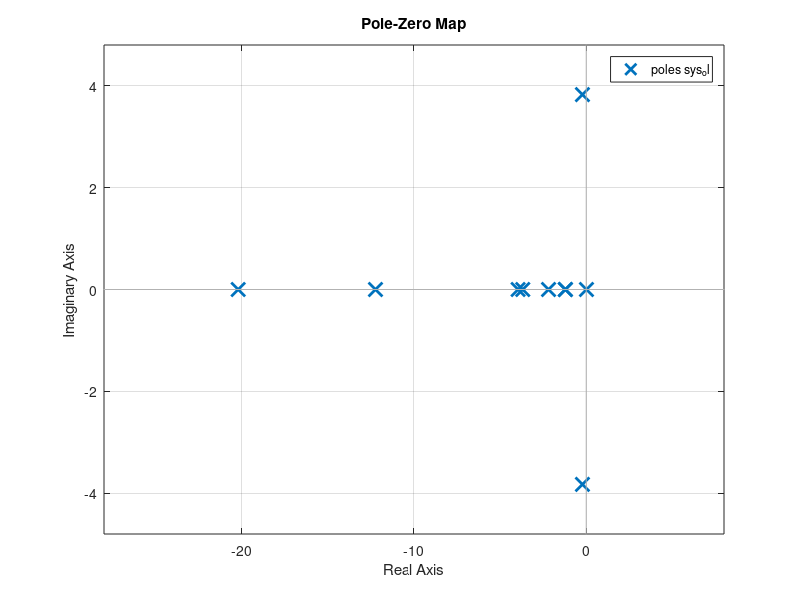
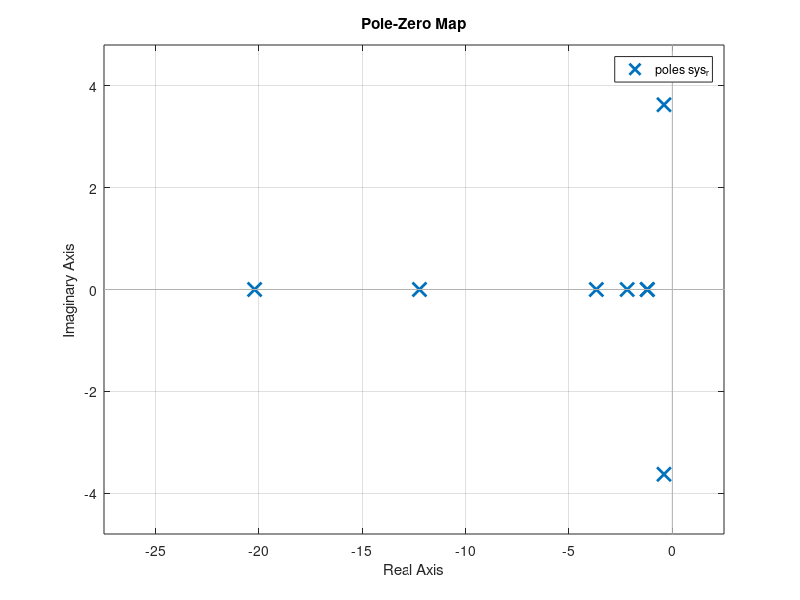
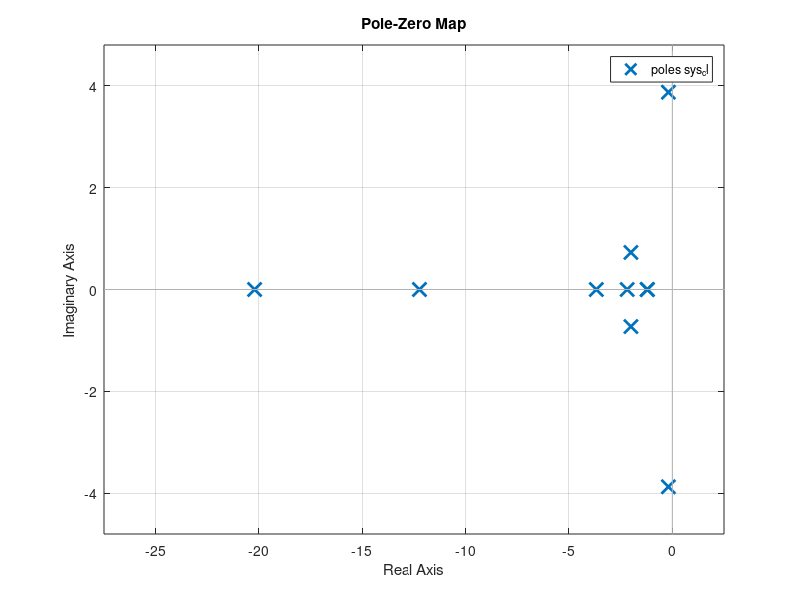

The MATLAB source for these figures, in order:
% Filename:  StabilityAnalysis.m (originally cita2a.m)
% From lecture notes ae4-304
%
% Bo Lee (5225604)
%%

% AIRCRAFT- AND FLIGHT CONDITION 'PRACTICAL'.
V   = 181.9;
S   = 24.2;
b   = 13.36;
mub = 32;
KX2 = 0.013;
KZ2 = 0.037;
KXZ = 0.002;
CL  = 1.1360;

% TURBULENCE PARAMETERS APPROXIMATED POWER SPECTRAL DENSITIES
Lg        = 150; 
B         = b/(2*Lg);
sigma     = 2;
sigmaug   = 3;
sigmaug_V = sigmaug/V;
sigmabg   = sigma/V;
sigmaag   = sigma/V;

Iug0 = 0.0249*sigmaug_V^2;
Iag0 = 0.0182*sigmaag^2;
tau1 = 0.0991;     tau2 = 0.5545;     tau3 = 0.4159;
tau4 = 0.0600;     tau5 = 0.3294;     tau6 = 0.2243;

% AIRCRAFT ASYMMETRIC AERODYNAMIC DERIVATIVES 
CYb  =-1.4900;     Clb  =-0.1240;     Cnb  = 0.1865;
CYp  =-0.1450;     Clp  =-0.4344;     Cnp  = 0.0135;
CYr  = 0.4300;     Clr  = 0.1550;     Cnr  =-0.1930;
CYda = 0.0000;     Clda =-0.2108;     Cnda = 0.0031;
CYdr = 0.3037;     Cldr = 0.0469;     Cndr =-0.1261;
 
                   Clpw = 0.8*Clp;    Cnpw = 0.9*Cnp;
                   Clrw = 0.7*Clr;    Cnrw = 0.2*Cnr;
CYfb = 0;
Clfb = 0;
Cnfb = 0;

%CYfbg = CYfb+0.5*CYr;
%Clfbg = Clfb+0.5*Clr;
%Cnfbg = Cnfb+0.5*Cnr;

% CALCULATION OF AIRCRAFT ASYMMETRIC STABILITY DERIVATIVES
yb   = (V/b)*CYb/(2*mub);
yphi = (V/b)*CL/(2*mub);
yp   = (V/b)*CYp/(2*mub);
yr   = (V/b)*(CYr-4*mub)/(2*mub);
ybg  = yb;
ydr  = (V/b)*CYdr/(2*mub);
den  = b*4*mub*(KX2*KZ2-KXZ^2)/V;
lb   = (Clb*KZ2+Cnb*KXZ)/den;
lp   = (Clp*KZ2+Cnp*KXZ)/den;
lr   = (Clr*KZ2+Cnr*KXZ)/den;
lda  = (Clda*KZ2+Cnda*KXZ)/den;
ldr  = (Cldr*KZ2+Cndr*KXZ)/den;
lug  = (-Clrw*KZ2-Cnrw*KXZ)/den;
lbg  = lb;
lag  = (Clpw*KZ2+Cnpw*KXZ)/den;
nb   = (Clb*KXZ+Cnb*KX2)/den;
np   = (Clp*KXZ+Cnp*KX2)/den;
nr   = (Clr*KXZ+Cnr*KX2)/den;
nda  = (Clda*KXZ+Cnda*KX2)/den;
ndr  = (Cldr*KXZ+Cndr*KX2)/den;
nug  = (-Clrw*KXZ-Cnrw*KX2)/den;
nbg  = nb;
nag  = (Clpw*KXZ+Cnpw*KX2)/den;
aug1 =-(V/Lg)^2*(1/(tau1*tau2));
aug2 =-(tau1+tau2)*(V/Lg)/(tau1*tau2);
aag1 =-(V/Lg)^2*(1/(tau4*tau5));
aag2 =-(tau4+tau5)*(V/Lg)/(tau4*tau5);
abg1 =-(V/Lg)^2;
abg2 =-2*(V/Lg);
bug1 = tau3*sqrt(Iug0*V/Lg)/(tau1*tau2);
bug2 = (1-tau3*(tau1+tau2)/(tau1*tau2))*sqrt(Iug0*(V/Lg)^3)/(tau1*tau2);
bag1 = tau6*sqrt(Iag0*V/Lg)/(tau4*tau5);
bag2 = (1-tau6*(tau4+tau5)/(tau4*tau5))*sqrt(Iag0*(V/Lg)^3)/(tau4*tau5);
bbg1 = sigmabg*sqrt(3*V/Lg);
bbg2 = (1-2*sqrt(3))*sigmabg*sqrt((V/Lg)^3);

% STATE- AND INPUT MATRICES
A = [yb yphi yp    yr 0    0    0    0    ybg  0;
     0  0    2*V/b 0  0    0    0    0    0    0;
     lb 0    lp    lr lug  0    lag  0    lbg  0;
     nb 0    np    nr nug  0    nag  0    nbg  0;
     0  0    0     0  0    1    0    0    0    0;
     0  0    0     0  aug1 aug2 0    0    0    0;
     0  0    0     0  0    0    0    1    0    0;
     0  0    0     0  0    0    aag1 aag2 0    0;
     0  0    0     0  0    0    0    0    0    1;
     0  0    0     0  0    0    0    0    abg1 abg2];

B = [0   ydr 0    0    0;
     0   0   0    0    0;
     lda ldr 0    0    0;
     nda ndr 0    0    0;
     0   0   bug1 0    0;
     0   0   bug2 0    0;
     0   0   0    bag1 0;
     0   0   0    bag2 0;
     0   0   0    0    bbg1;
     0   0   0    0    bbg2];

 C = eye(10,10);

 D = zeros(10,5);

% SHOW EIGENVALUES OF THE UNCONTROLLED SYSTEM
eig(A)
sys_ol = ss(A,B,C,D);
figure(1)
pzmap(sys_ol)
grid on

% SHOW EIGENVALUES OF THE REDUCED SYSTEM
A_r = [yb  yr 0    0    0    0    ybg  0;
       nb  nr nug  0    nag  0    nbg  0;
       0   0  0    1    0    0    0    0;
       0   0  aug1 aug2 0    0    0    0;
       0   0  0    0    0    1    0    0;
       0   0  0    0    aag1 aag2 0    0;
       0   0  0    0    0    0    0    1;
       0   0  0    0    0    0    abg1 abg2];

B_r = [0   ydr 0    0    0;
       nda ndr 0    0    0;
       0   0   bug1 0    0;
       0   0   bug2 0    0;
       0   0   0    bag1 0;
       0   0   0    bag2 0;
       0   0   0    0    bbg1;
       0   0   0    0    bbg2];

C_r = eye (8,8);

D_r = zeros(8,5); 

eig(A_r)
sys_r = ss(A_r, B_r, C_r, D_r);

figure(2)
pzmap(sys_r)
grid on

% SHOW EIGENVALUES OF THE CONTROLLED SYSTEM
Kphi = -0.1;
K    = [0 Kphi 0 0  0 0  0 0  0 0];
A_cl   = A-B(:,1)*K;
eig(A_cl)
sys_cl = ss(A_cl, B, C, D);

figure(3)
pzmap(sys_cl)
grid on